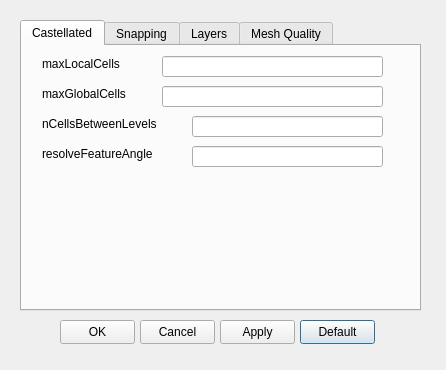
<?xml version="1.0" encoding="UTF-8"?>
<ui version="4.0">
 <class>meshSettingsDialog</class>
 <widget class="QDialog" name="meshSettingsDialog">
  <property name="geometry">
   <rect>
    <x>0</x>
    <y>0</y>
    <width>446</width>
    <height>370</height>
   </rect>
  </property>
  <property name="windowTitle">
   <string>Advanced Mesh Settings</string>
  </property>
  <widget class="QPushButton" name="pushButtonDefault">
   <property name="geometry">
    <rect>
     <x>300</x>
     <y>320</y>
     <width>75</width>
     <height>24</height>
    </rect>
   </property>
   <property name="text">
    <string>Default</string>
   </property>
  </widget>
  <widget class="QPushButton" name="pushButtonOK">
   <property name="geometry">
    <rect>
     <x>60</x>
     <y>320</y>
     <width>75</width>
     <height>24</height>
    </rect>
   </property>
   <property name="text">
    <string>OK</string>
   </property>
  </widget>
  <widget class="QPushButton" name="pushButtonCancel">
   <property name="geometry">
    <rect>
     <x>140</x>
     <y>320</y>
     <width>75</width>
     <height>24</height>
    </rect>
   </property>
   <property name="text">
    <string>Cancel</string>
   </property>
  </widget>
  <widget class="QTabWidget" name="tabWidget">
   <property name="geometry">
    <rect>
     <x>20</x>
     <y>20</y>
     <width>401</width>
     <height>291</height>
    </rect>
   </property>
   <property name="currentIndex">
    <number>0</number>
   </property>
   <widget class="QWidget" name="castellated">
    <attribute name="title">
     <string>Castellated</string>
    </attribute>
    <widget class="QLabel" name="label">
     <property name="geometry">
      <rect>
       <x>20</x>
       <y>40</y>
       <width>111</width>
       <height>16</height>
      </rect>
     </property>
     <property name="text">
      <string>maxGlobalCells</string>
     </property>
    </widget>
    <widget class="QLabel" name="label_2">
     <property name="geometry">
      <rect>
       <x>20</x>
       <y>10</y>
       <width>111</width>
       <height>16</height>
      </rect>
     </property>
     <property name="text">
      <string>maxLocalCells</string>
     </property>
    </widget>
    <widget class="QLabel" name="label_3">
     <property name="geometry">
      <rect>
       <x>20</x>
       <y>70</y>
       <width>131</width>
       <height>16</height>
      </rect>
     </property>
     <property name="text">
      <string>nCellsBetweenLevels</string>
     </property>
    </widget>
    <widget class="QLabel" name="label_4">
     <property name="geometry">
      <rect>
       <x>20</x>
       <y>100</y>
       <width>131</width>
       <height>16</height>
      </rect>
     </property>
     <property name="text">
      <string>resolveFeatureAngle</string>
     </property>
    </widget>
    <widget class="QLineEdit" name="lineEditMaxLocalCells">
     <property name="geometry">
      <rect>
       <x>140</x>
       <y>10</y>
       <width>221</width>
       <height>21</height>
      </rect>
     </property>
    </widget>
    <widget class="QLineEdit" name="lineEditMaxGlobalCells">
     <property name="geometry">
      <rect>
       <x>140</x>
       <y>40</y>
       <width>221</width>
       <height>21</height>
      </rect>
     </property>
    </widget>
    <widget class="QLineEdit" name="lineEditCellsBetweenLevels">
     <property name="geometry">
      <rect>
       <x>170</x>
       <y>70</y>
       <width>191</width>
       <height>21</height>
      </rect>
     </property>
    </widget>
    <widget class="QLineEdit" name="lineEditResolveFeatureAngle">
     <property name="geometry">
      <rect>
       <x>170</x>
       <y>100</y>
       <width>191</width>
       <height>21</height>
      </rect>
     </property>
    </widget>
   </widget>
   <widget class="QWidget" name="snap">
    <attribute name="title">
     <string>Snapping</string>
    </attribute>
    <widget class="QLabel" name="label_5">
     <property name="geometry">
      <rect>
       <x>40</x>
       <y>10</y>
       <width>61</width>
       <height>16</height>
      </rect>
     </property>
     <property name="text">
      <string>tolerance</string>
     </property>
    </widget>
    <widget class="QLabel" name="label_6">
     <property name="geometry">
      <rect>
       <x>40</x>
       <y>40</y>
       <width>81</width>
       <height>16</height>
      </rect>
     </property>
     <property name="text">
      <string>Solver Iter</string>
     </property>
    </widget>
    <widget class="QLabel" name="label_7">
     <property name="geometry">
      <rect>
       <x>40</x>
       <y>70</y>
       <width>81</width>
       <height>16</height>
      </rect>
     </property>
     <property name="text">
      <string>Relax Iter</string>
     </property>
    </widget>
    <widget class="QLabel" name="label_8">
     <property name="geometry">
      <rect>
       <x>40</x>
       <y>100</y>
       <width>111</width>
       <height>16</height>
      </rect>
     </property>
     <property name="text">
      <string>Feature Snap Iter</string>
     </property>
    </widget>
    <widget class="QLineEdit" name="lineEditTolerance">
     <property name="geometry">
      <rect>
       <x>152</x>
       <y>10</y>
       <width>211</width>
       <height>21</height>
      </rect>
     </property>
    </widget>
    <widget class="QLineEdit" name="lineEditSolverIter">
     <property name="geometry">
      <rect>
       <x>150</x>
       <y>40</y>
       <width>211</width>
       <height>21</height>
      </rect>
     </property>
    </widget>
    <widget class="QLineEdit" name="lineEditRelaxIter">
     <property name="geometry">
      <rect>
       <x>150</x>
       <y>70</y>
       <width>211</width>
       <height>21</height>
      </rect>
     </property>
    </widget>
    <widget class="QLineEdit" name="lineEditFeatureIter">
     <property name="geometry">
      <rect>
       <x>150</x>
       <y>100</y>
       <width>211</width>
       <height>21</height>
      </rect>
     </property>
    </widget>
    <widget class="QRadioButton" name="radioButtonImplicitSnap">
     <property name="geometry">
      <rect>
       <x>40</x>
       <y>150</y>
       <width>181</width>
       <height>20</height>
      </rect>
     </property>
     <property name="text">
      <string>Implicit Feature Snapping</string>
     </property>
    </widget>
    <widget class="QRadioButton" name="radioButtonExplicitSnap">
     <property name="geometry">
      <rect>
       <x>40</x>
       <y>170</y>
       <width>181</width>
       <height>20</height>
      </rect>
     </property>
     <property name="text">
      <string>Explicit Feature Snapping</string>
     </property>
    </widget>
   </widget>
   <widget class="QWidget" name="tab">
    <attribute name="title">
     <string>Layers</string>
    </attribute>
    <widget class="QCheckBox" name="checkBox">
     <property name="geometry">
      <rect>
       <x>30</x>
       <y>10</y>
       <width>161</width>
       <height>20</height>
      </rect>
     </property>
     <property name="text">
      <string>Use Relative Sizes</string>
     </property>
    </widget>
    <widget class="QLabel" name="label_9">
     <property name="geometry">
      <rect>
       <x>30</x>
       <y>40</y>
       <width>101</width>
       <height>16</height>
      </rect>
     </property>
     <property name="text">
      <string>Expansion Ratio</string>
     </property>
    </widget>
    <widget class="QLineEdit" name="lineEditExpansionRatio">
     <property name="geometry">
      <rect>
       <x>170</x>
       <y>40</y>
       <width>181</width>
       <height>21</height>
      </rect>
     </property>
    </widget>
    <widget class="QLabel" name="label_10">
     <property name="geometry">
      <rect>
       <x>30</x>
       <y>70</y>
       <width>131</width>
       <height>16</height>
      </rect>
     </property>
     <property name="text">
      <string>First Layer Thickness</string>
     </property>
    </widget>
    <widget class="QLineEdit" name="lineEditFirstLayer">
     <property name="geometry">
      <rect>
       <x>170</x>
       <y>70</y>
       <width>181</width>
       <height>21</height>
      </rect>
     </property>
    </widget>
    <widget class="Line" name="line">
     <property name="geometry">
      <rect>
       <x>30</x>
       <y>130</y>
       <width>311</width>
       <height>16</height>
      </rect>
     </property>
     <property name="orientation">
      <enum>Qt::Orientation::Horizontal</enum>
     </property>
    </widget>
    <widget class="QLabel" name="label_11">
     <property name="geometry">
      <rect>
       <x>130</x>
       <y>110</y>
       <width>131</width>
       <height>21</height>
      </rect>
     </property>
     <property name="styleSheet">
      <string notr="true"/>
     </property>
     <property name="text">
      <string>&lt;html&gt;&lt;head/&gt;&lt;body&gt;&lt;p align=&quot;center&quot;&gt;&lt;span style=&quot; font-size:12pt; font-weight:600; color:#00e9f8;&quot;&gt;Advanced Settings&lt;/span&gt;&lt;/p&gt;&lt;/body&gt;&lt;/html&gt;</string>
     </property>
    </widget>
    <widget class="QLabel" name="label_12">
     <property name="geometry">
      <rect>
       <x>30</x>
       <y>150</y>
       <width>131</width>
       <height>16</height>
      </rect>
     </property>
     <property name="text">
      <string>Feature Angle (Layer)</string>
     </property>
    </widget>
    <widget class="QLineEdit" name="lineEditLayerFeatureAngle">
     <property name="geometry">
      <rect>
       <x>170</x>
       <y>150</y>
       <width>181</width>
       <height>21</height>
      </rect>
     </property>
    </widget>
    <widget class="QLabel" name="label_13">
     <property name="geometry">
      <rect>
       <x>30</x>
       <y>180</y>
       <width>131</width>
       <height>16</height>
      </rect>
     </property>
     <property name="text">
      <string>Layer Iterations</string>
     </property>
    </widget>
    <widget class="QLineEdit" name="lineEditLayerIter">
     <property name="geometry">
      <rect>
       <x>170</x>
       <y>180</y>
       <width>181</width>
       <height>21</height>
      </rect>
     </property>
    </widget>
    <widget class="QLabel" name="label_14">
     <property name="geometry">
      <rect>
       <x>30</x>
       <y>210</y>
       <width>131</width>
       <height>16</height>
      </rect>
     </property>
     <property name="text">
      <string>Outer Iterations</string>
     </property>
    </widget>
    <widget class="QLineEdit" name="lineEditLayerOuterIter">
     <property name="geometry">
      <rect>
       <x>170</x>
       <y>210</y>
       <width>181</width>
       <height>21</height>
      </rect>
     </property>
    </widget>
   </widget>
   <widget class="QWidget" name="tab_2">
    <attribute name="title">
     <string>Mesh Quality</string>
    </attribute>
    <widget class="QLabel" name="label_15">
     <property name="geometry">
      <rect>
       <x>50</x>
       <y>20</y>
       <width>101</width>
       <height>16</height>
      </rect>
     </property>
     <property name="text">
      <string>maxNonOrtho</string>
     </property>
    </widget>
    <widget class="QLabel" name="label_16">
     <property name="geometry">
      <rect>
       <x>50</x>
       <y>50</y>
       <width>101</width>
       <height>16</height>
      </rect>
     </property>
     <property name="text">
      <string>maxSkewness</string>
     </property>
    </widget>
    <widget class="QLabel" name="label_17">
     <property name="geometry">
      <rect>
       <x>50</x>
       <y>80</y>
       <width>101</width>
       <height>16</height>
      </rect>
     </property>
     <property name="text">
      <string>maxConCave</string>
     </property>
    </widget>
    <widget class="QLabel" name="label_18">
     <property name="geometry">
      <rect>
       <x>50</x>
       <y>110</y>
       <width>101</width>
       <height>16</height>
      </rect>
     </property>
     <property name="text">
      <string>minDeterminant</string>
     </property>
    </widget>
    <widget class="QLineEdit" name="lineEditMaxOrtho">
     <property name="geometry">
      <rect>
       <x>172</x>
       <y>20</y>
       <width>171</width>
       <height>21</height>
      </rect>
     </property>
    </widget>
    <widget class="QLineEdit" name="lineEditSkewness">
     <property name="geometry">
      <rect>
       <x>170</x>
       <y>50</y>
       <width>171</width>
       <height>21</height>
      </rect>
     </property>
    </widget>
    <widget class="QLineEdit" name="lineEditConcave">
     <property name="geometry">
      <rect>
       <x>170</x>
       <y>80</y>
       <width>171</width>
       <height>21</height>
      </rect>
     </property>
    </widget>
    <widget class="QLineEdit" name="lineEditDeterminent">
     <property name="geometry">
      <rect>
       <x>170</x>
       <y>110</y>
       <width>171</width>
       <height>21</height>
      </rect>
     </property>
    </widget>
    <widget class="QCheckBox" name="checkBoxDisableMeshQuality">
     <property name="geometry">
      <rect>
       <x>40</x>
       <y>150</y>
       <width>301</width>
       <height>20</height>
      </rect>
     </property>
     <property name="text">
      <string>Disable Mesh Quality Metrics</string>
     </property>
    </widget>
   </widget>
  </widget>
  <widget class="QPushButton" name="pushButtonApply">
   <property name="geometry">
    <rect>
     <x>220</x>
     <y>320</y>
     <width>75</width>
     <height>24</height>
    </rect>
   </property>
   <property name="text">
    <string>Apply</string>
   </property>
  </widget>
 </widget>
 <resources/>
 <connections/>
</ui>
